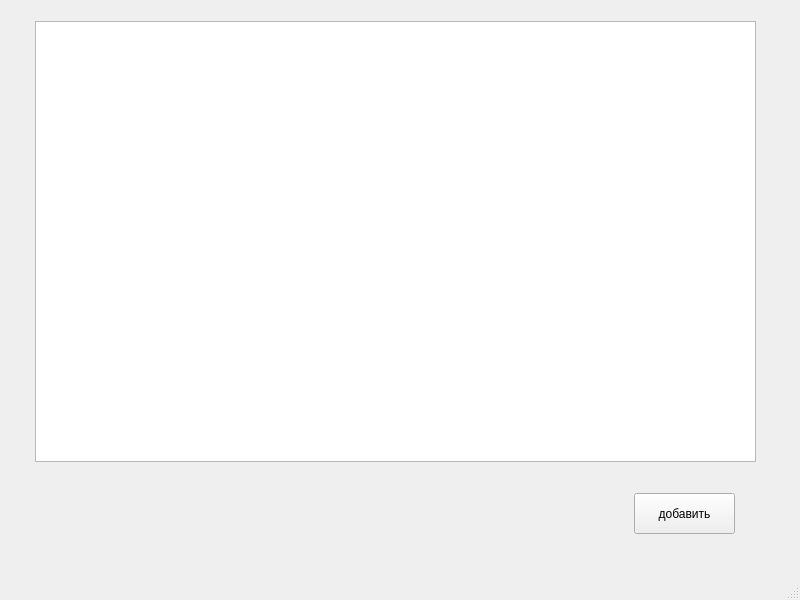
<?xml version="1.0" encoding="UTF-8"?>
<ui version="4.0">
 <class>MainWindow</class>
 <widget class="QMainWindow" name="MainWindow">
  <property name="geometry">
   <rect>
    <x>0</x>
    <y>0</y>
    <width>800</width>
    <height>600</height>
   </rect>
  </property>
  <property name="windowTitle">
   <string>MainWindow</string>
  </property>
  <widget class="QWidget" name="centralwidget">
   <widget class="QTableWidget" name="tableWidget">
    <property name="geometry">
     <rect>
      <x>35</x>
      <y>21</y>
      <width>721</width>
      <height>441</height>
     </rect>
    </property>
   </widget>
   <widget class="QPushButton" name="pushButton">
    <property name="geometry">
     <rect>
      <x>634</x>
      <y>493</y>
      <width>101</width>
      <height>41</height>
     </rect>
    </property>
    <property name="text">
     <string>добавить</string>
    </property>
   </widget>
  </widget>
  <widget class="QMenuBar" name="menubar">
   <property name="geometry">
    <rect>
     <x>0</x>
     <y>0</y>
     <width>800</width>
     <height>26</height>
    </rect>
   </property>
  </widget>
  <widget class="QStatusBar" name="statusbar"/>
 </widget>
 <resources/>
 <connections/>
</ui>
